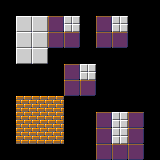

This is a level from a 2D game, rendered from its Tiled map with the project's own tilesets. A one-line summary and the complete map file follow:
An orthogonal 10x10 tile map with 16x16 px tiles, 1 tile layer (Tile Layer 1).

<map version="1.10" tiledversion="1.11.0" orientation="orthogonal" renderorder="right-down" width="10" height="10" tilewidth="16" tileheight="16" infinite="0" nextlayerid="2" nextobjectid="1">
 <tileset firstgid="1" source="../tileset.tsx" />
 <layer id="1" name="Tile Layer 1" width="10" height="10">
  <data encoding="csv">
0,0,0,0,0,0,0,0,0,0,
0,2,2,3,4,0,3,4,0,0,
0,2,2,3,3,0,3,3,0,0,
0,2,2,0,0,0,0,0,0,0,
0,0,0,0,3,4,0,0,0,0,
0,0,0,0,3,3,0,0,0,0,
0,1,1,1,0,0,0,0,0,0,
0,1,1,1,0,0,3,4,3,0,
0,1,1,1,0,0,3,4,3,0,
0,0,0,0,0,0,3,3,3,0
</data>
 </layer>
</map>
